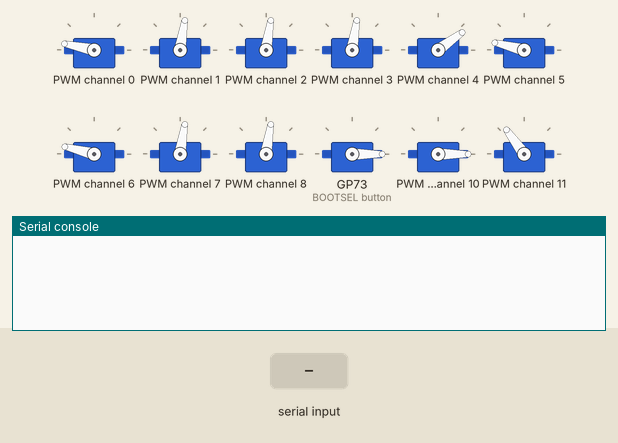
Recording of a program running on a simulated Raspberry Pi Pico running MicroPython. Parts: 12 × servo, the last lines printed to the serial console. Inputs (shaded band) come from the test bench. Servo angles are drawn from the pulse width (0.5 ms = 0°, 2.5 ms = 180°).

Above: at 1.2 s.
1.3 s: "w" typed at the serial console, then Enter
At 2.1 s:
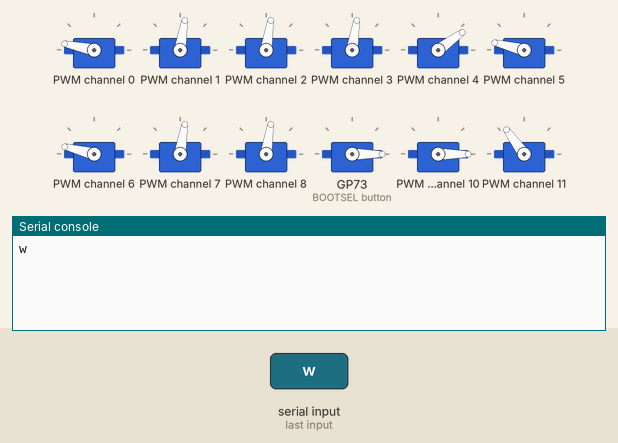
2.8 s: "q" typed at the serial console, then Enter
At 3.3 s:
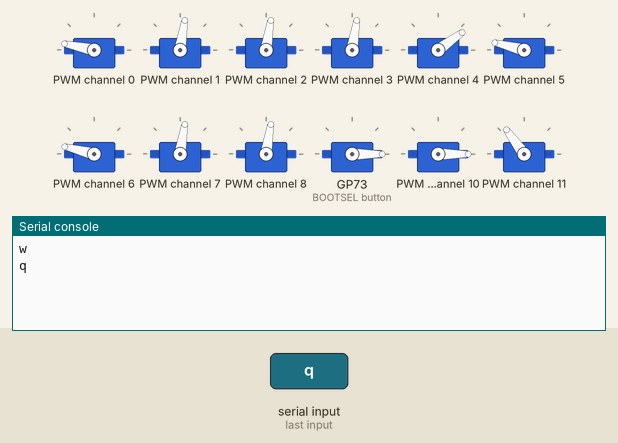
4.3 s: "e" typed at the serial console, then Enter
At 5.6 s:
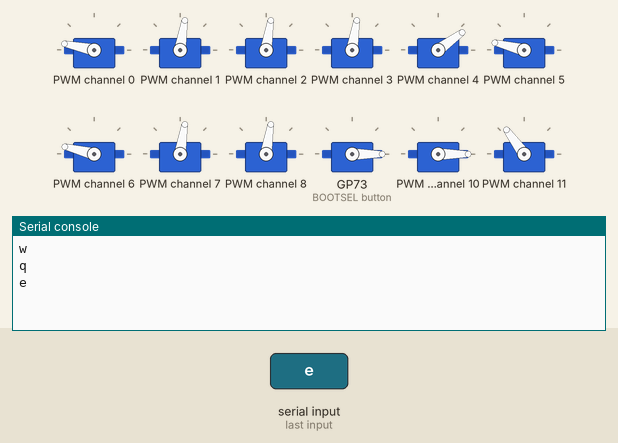

The program:

drive.py
```python
from machine import Pin, PWM, I2C

PCA9685_ADDR = 0x40
FREQ = 50.0  # サーボ信号周波数
MAX_DUTY = 4096.0 # 周期内の分割数
MIN_PULSE = 400  # 最小パルス幅　msec at 0°
MAX_PULSE = 2400  # 最大パルス幅  msec at 180°
MAX_DUTY_G = 65025.0 # 周期内の分割数
MIN_PULSE_G = 600  # 最小パルス幅　msec at 0°
MAX_PULSE_G = 2400  # 最大パルス幅  msec at 180°

i2c = I2C(0,scl=Pin(1),sda=Pin(0),freq=100000)
data = bytearray(4)
servos = [PWM(Pin(6)),PWM(Pin(7)),PWM(Pin(8)),PWM(Pin(9)),PWM(Pin(10))]
angles = [177, 90, 90,  90, 45,175,175, 90,  90,  5,  5,135, 90,  90, 90,  3, 90,90, 77,90,90, 30]

correct = [0,0,0, 0,0,0,0,0, 0,0,0,0,0, 0,0,0, 0,0,0,0,0]

def reg_write(i2c, addr, reg, data, length):
    msg = bytearray()
    for i in range(length):
        msg.append(data[i])
    i2c.writeto_mem(addr, reg, msg)

data[0] = 0b00010001
reg_write(i2c, PCA9685_ADDR, 0x00, data, 1)
data[0] = 121
reg_write(i2c, PCA9685_ADDR, 0xFE, data, 1)
data[0] = 0b00100001
reg_write(i2c, PCA9685_ADDR, 0x00, data, 1)

for i in range(5):
    servos[i].freq(50)

for i in range(16):
    if angles[i] < 0:
        width = 0
    else:
        angle = angles[i] + correct[i]
        width = MAX_DUTY\
        * (MIN_PULSE + (MAX_PULSE - MIN_PULSE) / 180 * angle)\
        * FREQ / 1000000
    data[0] = 0x00
    data[1] = 0x00
    data[2] = 0x00ff & int(width)
    data[3] = (0xff00 & int(width))>>8
    reg_write(i2c, PCA9685_ADDR, 0x06+i*4, data, 4)

def drive_servo():
    for i in range(16,21):
        if angles[i]<0:
            servos[i-16].duty_u16(0)
        else:
            angle = angles[i] + correct[i]
            width = MAX_DUTY_G\
            * (MIN_PULSE_G + (MAX_PULSE_G - MIN_PULSE_G) / 180 * angle)\
            * FREQ / 1000000
            servos[i-16].duty_u16(int(width))

try:
    while True:
        s = input()
        if s == 'w':
            angles[16] = 100
            angles[17] = 100
            angles[18] = 80
            angles[19] = 80
        elif s == 'q':
            angles[16] = 95
            angles[17] = 95
            angles[18] = 80
            angles[19] = 80
        elif s == 'e':
            angles[16] = 100
            angles[17] = 100
            angles[18] = 85
            angles[19] = 85
        elif s == 'x':
            angles[16] = 80
            angles[17] = 80
            angles[18] = 100
            angles[19] = 100
        elif s == 's':
            angles[16] = 90
            angles[17] = 90
            angles[18] = 90
            angles[19] = 90
        else:
            break
        drive_servo()
except KeyboardInterrupt:
    pass
```

Measured:
- after the input at 1.3 s, the serial console: prints a new line at once (image 1)
- after the input at 2.8 s, the serial console: prints a new line at once (image 2)
- after the input at 4.3 s, the serial console: prints a new line at once (image 3)
